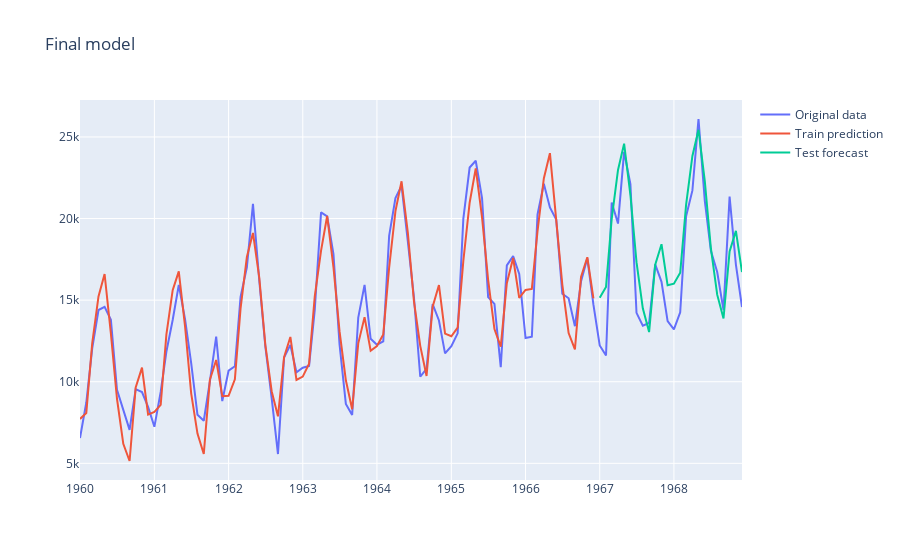

Source (notebook cell):
### Code cell
orig_trace = Scatter(x = orig_data.index, y = orig_data, name = 'Original data')
train_trace = Scatter(x = orig_data[:-test_size].index, y = pred_data[:-test_size], name = 'Train prediction')
pred_trace = Scatter(x=orig_data[-test_size:].index, y = pred_data[-test_size:], name = 'Test forecast')
layout = Layout(title = 'Final model')
iplot(Figure(data=[orig_trace, train_trace, pred_trace], 
            layout = layout))
